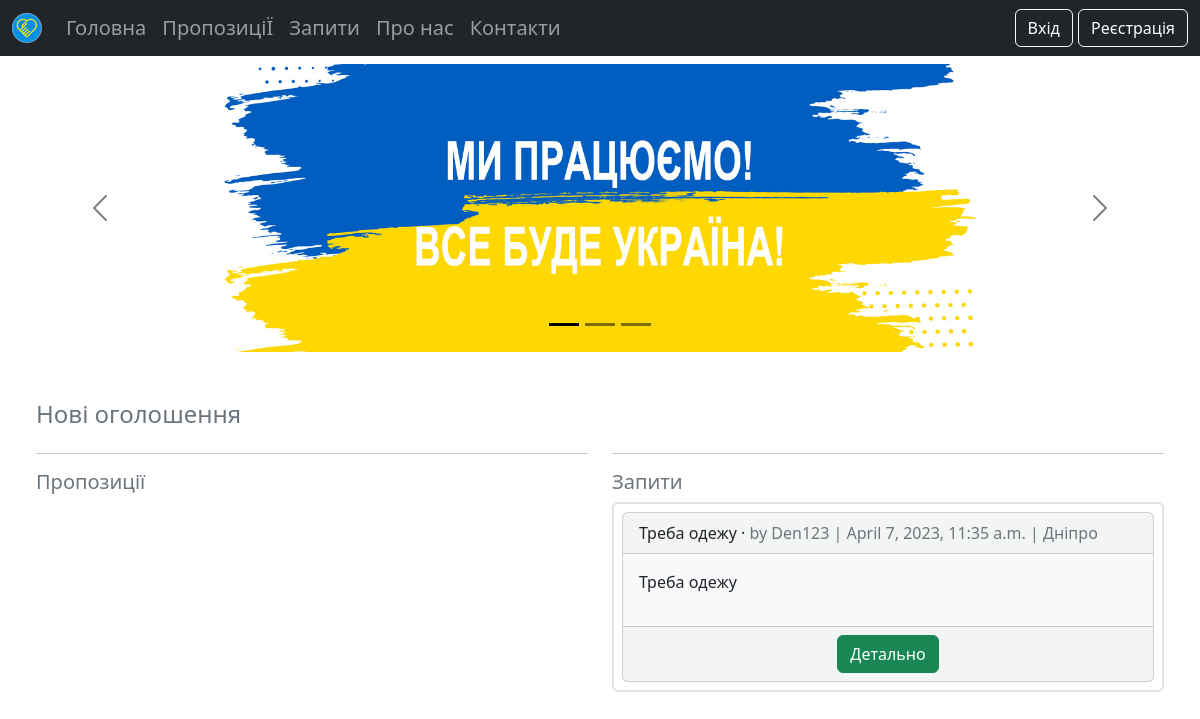
The app's page /, older data.
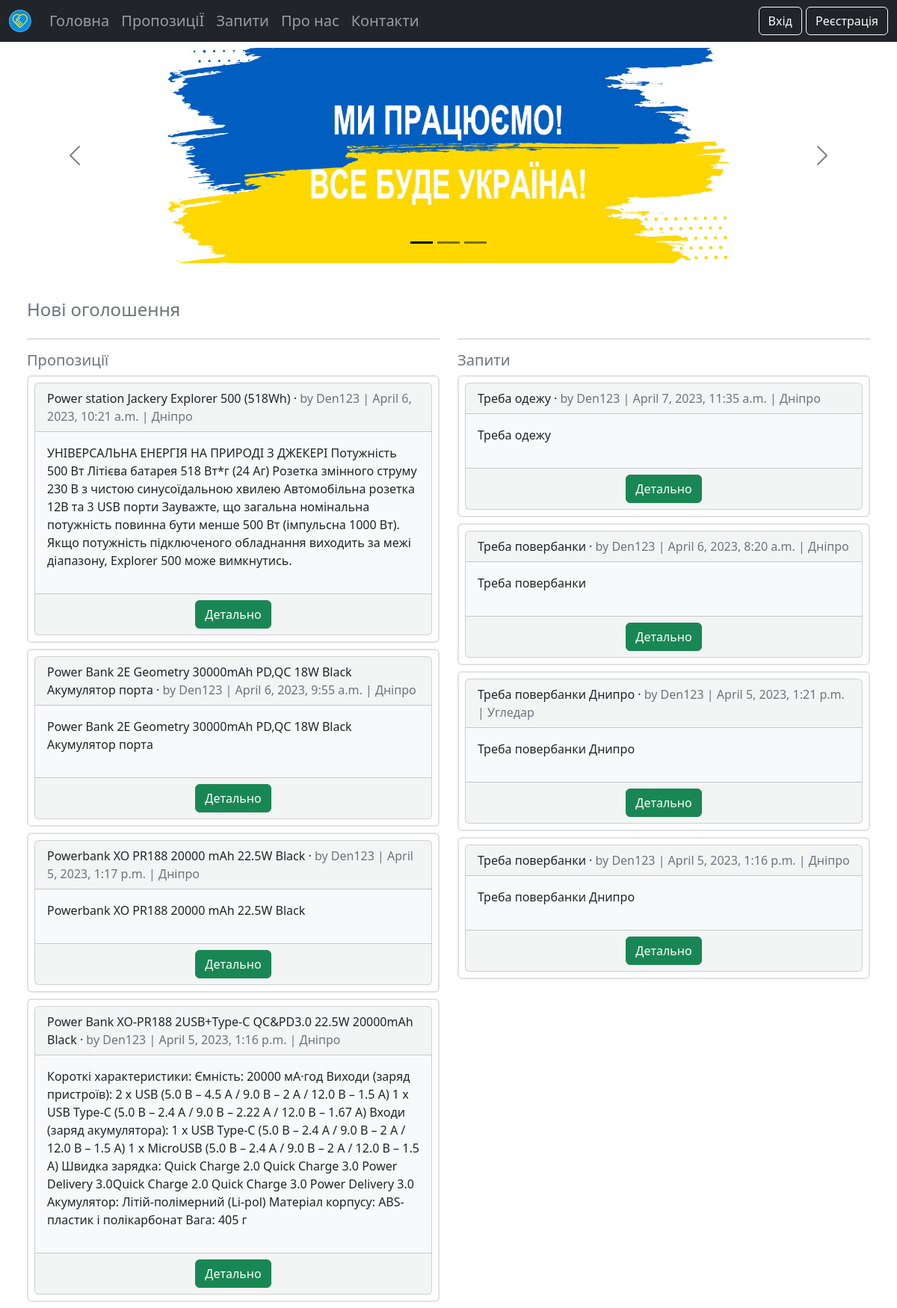
The same page, newer data.
### requests/models.py (models this page shows, shortened)
class Requests(models.Model):
    title = models.CharField(max_length=255)
    body = models.TextField('Опис', max_length=1024)
    location = models.TextField(blank=True)
    date = models.DateTimeField(auto_now_add=True)
    author = models.ForeignKey(
        'accounts.CustomUser',
        on_delete=models.CASCADE,
    )
    offer = models.ManyToManyField('offers.Offers')
    status = models.ForeignKey('statuses.Status', on_delete=models.PROTECT, default=2)

### accounts/models.py (models this page shows)
class CustomUser(AbstractUser):
    phone = models.CharField(max_length=15)

### offers/models.py (models this page shows, shortened)
class Offers(models.Model):
    title = models.CharField(max_length=255)
    body = models.TextField('Опис', max_length=1024)
    url_image = models.URLField(blank=True, null=True)
    location = models.TextField(blank=True)
    date = models.DateTimeField(auto_now_add=True)
    author = models.ForeignKey(
        'accounts.CustomUser',
        on_delete=models.CASCADE,
    )
    request = models.ManyToManyField('requests.Requests')
    status = models.ForeignKey('statuses.Status', on_delete=models.PROTECT, default=2)

### pages/views.py (the view)
# urls.py: path("", HomePageView.as_view(), name="home"),
class HomePageView(ListView):
    model = Offers # why work without Requests model
    template_name = "home.html"
    def get_context_data(self, **kwargs):
        context = super().get_context_data(**kwargs)
        context['offers_list'] = Offers.objects.exclude(request__isnull=False).filter(status_id=2).order_by('-date')[:5]
        context['requests_list'] = Requests.objects.exclude(offer__isnull=False).filter(status_id=2).order_by('-date')[:5]
        return context

### templates/home.html (shortened to what this page needs)
{% extends "base.html" %}
{% load static %}
{% block content %}
<div class="container-fluid">
    <div class="row">
        <div id="homepagecarousel" class="carousel carousel-dark slide d-none d-md-block" data-bs-ride="carousel">
            <div class="carousel-indicators">
                <button type="button" data-bs-target="#homepagecarousel" data-bs-slide-to="0" class="active"></button>
                <button type="button" data-bs-target="#homepagecarousel" data-bs-slide-to="1"></button>
                <button type="button" data-bs-target="#homepagecarousel" data-bs-slide-to="2"></button>
            </div>
            <div class="mx-auto col-xl-12 col-xxl-8">
                <div class="carousel-inner">
                    <div class="carousel-item active">
                        <img src="{% static 'img/ukr1.jpg' %}" alt="1" class="d-block" style="width:100%">
                    </div>
                </div>
            </div>
            <button class="carousel-control-prev" type="button" data-bs-target="#homepagecarousel" data-bs-slide="prev">
            <span class="carousel-control-prev-icon"></span>
            </button>
            <button class="carousel-control-next" type="button" data-bs-target="#homepagecarousel" data-bs-slide="next">
            <span class="carousel-control-next-icon"></span>
            </button>
        </div>
    </div>
    <div class="container-fluid mt-5">
        <h4 class="text-secondary">Нові оголошення</h4>
        <div class="row">
            <div class="col-md-6">
                <hr>
                <h5 class="text-secondary">Пропозиції</h5>
                {% for offers in offers_list %}
                <div class="container-fluid mb-2 p-2 border border-2 rounded">
                    <div class="card card-list bg-light bg-opacity-50">
                        <div class="card-header">
                            <span class="font-weight-bold">{{ offers.title }}</span> &middot;
                            <span class="text-muted">by {{ offers.author }} |
                                {{ offers.date }} | {{ offers.location }}</span>
                        </div>
                        <div class="card-body bg-light post-entry">
                            <p>{{ offers.body }}</p>
                        </div>
                        <div class="card-footer text-center text-muted">
                            <a class = "btn btn-success" href="{% url 'offers_detail' offers.pk %}">Детально</a>
                        </div>
                    </div>
                </div>
                {% endfor %}
            </div>
            <div class="col-md-6">
                <hr>
                <h5 class="text-secondary">Запити</h5>
                {% for requests in requests_list %}
                <div class="container-fluid mb-2 p-2 border border-2 rounded">
                    <div class="card card-list bg-light bg-opacity-50">
                        <div class="card-header">
                            <span class="font-weight-bold">{{ requests.title }}</span> &middot;
                            <span class="text-muted">by {{ requests.author }} |
                                {{ requests.date }} | {{ requests.location }}</span>
                        </div>
                        <div class="card-body bg-light post-entry">
                            <p>{{ requests.body }}</p>
                        </div>
                        <div class="card-footer text-center text-muted">
                            <a class = "btn btn-success" href="{% url 'requests_detail' requests.pk %}">Детально</a>
                        </div>
                    </div>
                </div>
                {% endfor %}
            </div>
        </div>
    </div>
</div>
{% endblock content %}

Row changes from the older to the newer data that the page shows:
now on this page (row edited): Offers: title "Power station Jackery Explorer 500 (518Wh)", author "Den123", date "April 6, 2023, 10:21 a.m.", location "Дніпро", body "УНІВЕРСАЛЬНА ЕНЕРГІЯ НА ПРИРОДІ З ДЖЕКЕРІ Потужність 500 Вт Літієва батарея 518 Вт*г (24 Аг) Розетка змінного струму 230 В з чистою синусоїдальною хвилею Автомобільна розетка 12В та 3 USB порти Зауважте, що загальна номінальна потужність повинна бути менше 500 Вт (імпульсна 1000 Вт). Якщо потужність підключеного обладнання виходить за межі діапазону, Explorer 500 може вимкнутись."
now on this page (row edited): Offers: title "Power Bank 2E Geometry 30000mAh PD,QC 18W Black Акумулятор порта", author "Den123", date "April 6, 2023, 9:55 a.m.", location "Дніпро", body "Power Bank 2E Geometry 30000mAh PD,QC 18W Black Акумулятор порта"
now on this page (row edited): Offers: title "Powerbank XO PR188 20000 mAh 22.5W Black", author "Den123", date "April 5, 2023, 1:17 p.m.", location "Дніпро", body "Powerbank XO PR188 20000 mAh 22.5W Black"
now on this page (row edited): Offers: title "Power Bank XO-PR188 2USB+Type-C QC&PD3.0 22.5W 20000mAh Black", author "Den123", date "April 5, 2023, 1:16 p.m.", location "Дніпро", body "Короткі характеристики: Ємність: 20000 мА·год Виходи (заряд пристроїв): 2 x USB (5.0 В – 4.5 А / 9.0 В – 2 А / 12.0 В – 1.5 А) 1 x USB Type-C (5.0 В – 2.4 А / 9.0 В – 2.22 А / 12.0 В – 1.67 А) Входи (заряд акумулятора): 1 x USB Type-C (5.0 В – 2.4 A / 9.0 В – 2 A / 12.0 В – 1.5 A) 1 x MicroUSB (5.0 В – 2.4 A / 9.0 В – 2 A / 12.0 В – 1.5 A) Швидка зарядка: Quick Charge 2.0 Quick Charge 3.0 Power Delivery 3.0Quick Charge 2.0 Quick Charge 3.0 Power Delivery 3.0 Акумулятор: Літій-полімерний (Li-pol) Матеріал корпусу: ABS-пластик і полікарбонат Вага: 405 г"
now on this page (row edited): Requests: title "Треба повербанки", author "Den123", date "April 6, 2023, 8:20 a.m.", location "Дніпро", body "Треба повербанки"
now on this page (row edited): Requests: title "Треба повербанки Днипро", author "Den123", date "April 5, 2023, 1:21 p.m.", location "Угледар", body "Треба повербанки Днипро"
now on this page (row edited): Requests: title "Треба повербанки", author "Den123", date "April 5, 2023, 1:16 p.m.", location "Дніпро", body "Треба повербанки Днипро"
